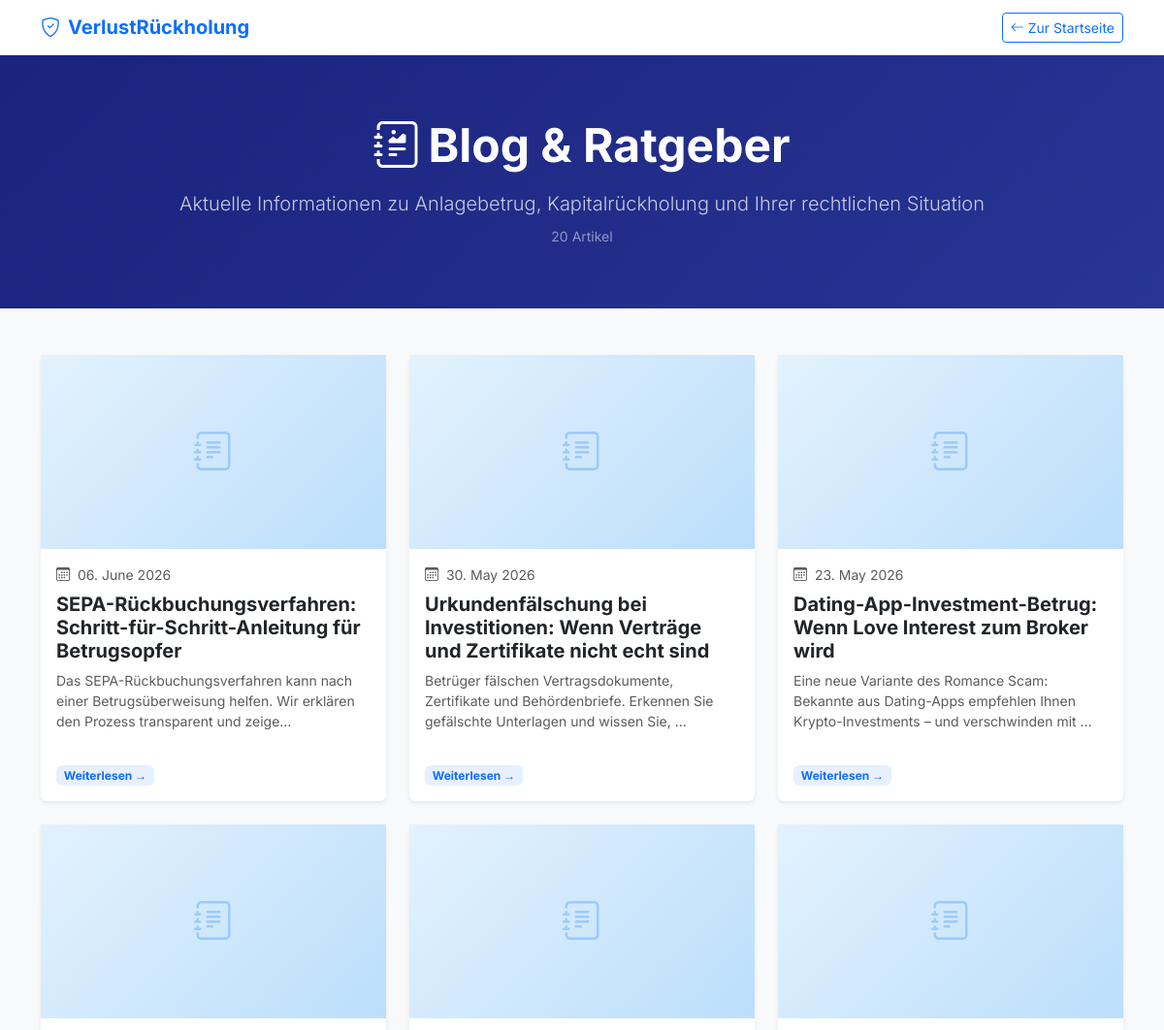
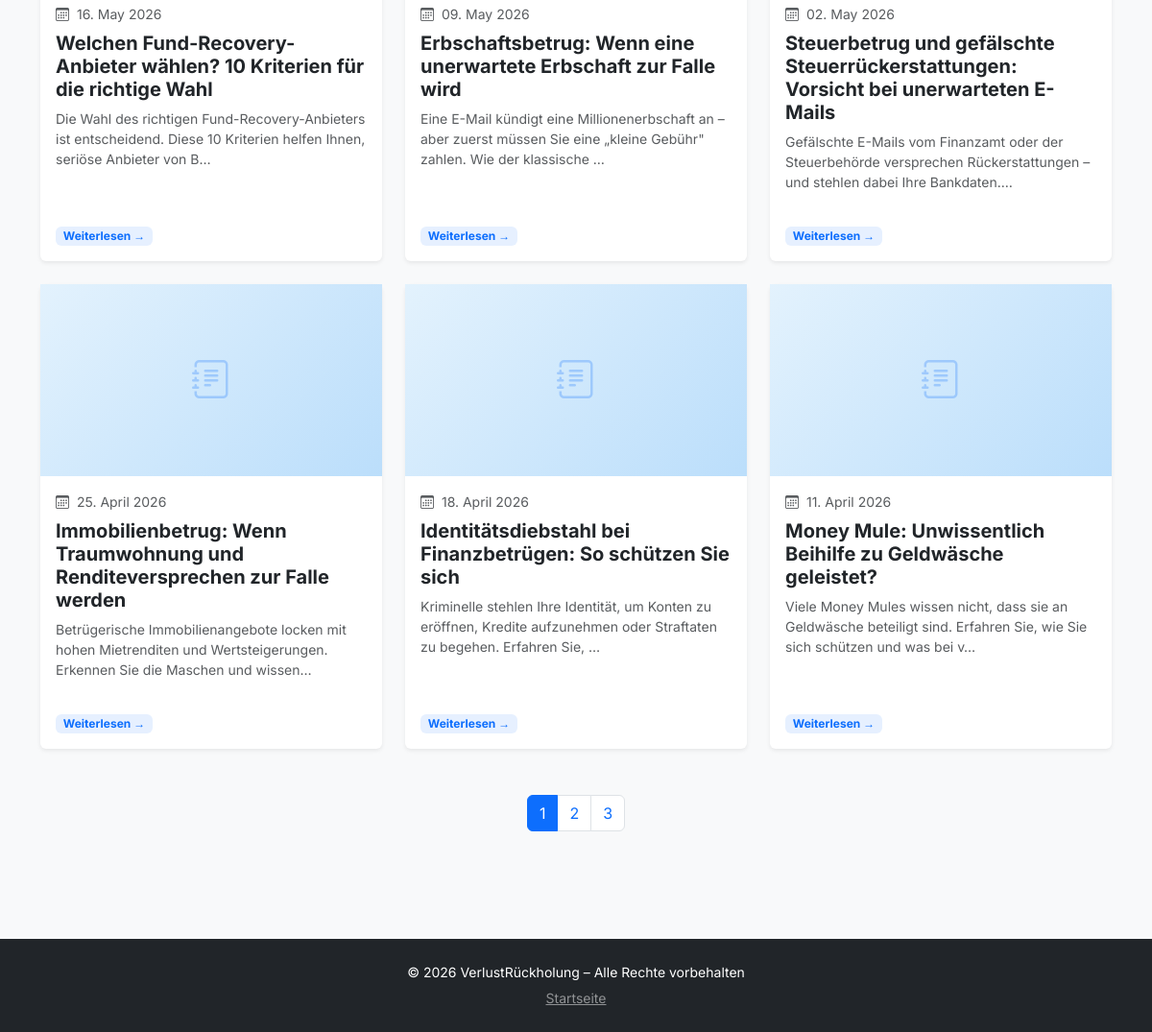
/blog/index.php, run on the app's committed database (2 pictures, top to bottom).
### tables this page shows
CREATE TABLE IF NOT EXISTS blog_posts (
    id               INT AUTO_INCREMENT PRIMARY KEY,
    title            VARCHAR(255) NOT NULL,
    slug             VARCHAR(255) NOT NULL UNIQUE,
    excerpt          TEXT,
    content          LONGTEXT,
    meta_title       VARCHAR(255),
    meta_description TEXT,
    meta_keywords    TEXT,
    featured_image   VARCHAR(512),
    status           ENUM('draft','published') NOT NULL DEFAULT 'draft',
    published_at     DATETIME DEFAULT NULL,
    created_at       TIMESTAMP DEFAULT CURRENT_TIMESTAMP,
    updated_at       TIMESTAMP DEFAULT CURRENT_TIMESTAMP ON UPDATE CURRENT_TIMESTAMP
);

### includes/functions.php (called while the page is built, shortened)
<?php
function get_setting(string $key, string $default = ''): string
{
    static $cache = null;
    if ($cache === null) {
        $cache = [];
        try {
            $pdo  = db_connect();
            $stmt = $pdo->query('SELECT setting_key, setting_value FROM settings');
            foreach ($stmt->fetchAll(PDO::FETCH_ASSOC) as $row) {
                $cache[$row['setting_key']] = (string) $row['setting_value'];
            }
        } catch (PDOException $e) {
            error_log('[VerlustRückholung] get_setting() failed: ' . $e->getMessage());
        }
    }
    return $cache[$key] ?? $default;
}
function get_published_blog_posts(int $page = 1, int $per_page = 10): array
{
    $pdo    = db_connect();
    $offset = ($page - 1) * $per_page;
    $total = (int) $pdo->query("SELECT COUNT(*) FROM blog_posts WHERE status = 'published'")->fetchColumn();
    $stmt = $pdo->prepare(
        "SELECT id, title, slug, excerpt, featured_image, published_at, created_at
         FROM blog_posts WHERE status = 'published'
         ORDER BY COALESCE(published_at, created_at) DESC LIMIT :limit OFFSET :offset"
    );
    $stmt->bindValue(':limit', $per_page, PDO::PARAM_INT);
    $stmt->bindValue(':offset', $offset, PDO::PARAM_INT);
    $stmt->execute();
    return ['data' => $stmt->fetchAll(), 'total' => $total, 'pages' => (int) ceil($total / $per_page)];
}

### blog/index.php (the view, shortened to what this page needs)
<?php
require_once __DIR__ . '/../includes/functions.php';
$page     = max(1, (int) ($_GET['page'] ?? 1));
$per_page = 9;
$result   = get_published_blog_posts($page, $per_page);
$posts    = $result['data'];
$total    = $result['total'];
$pages    = $result['pages'];
$site_url    = rtrim(get_setting('site_url', SITE_URL), '/');
$company     = get_setting('company_name', BRAND_NAME);
?>
<!DOCTYPE html>
<html lang="de">
<head>
    <link href="https://cdn.jsdelivr.net/npm/bootstrap@5.3.3/dist/css/bootstrap.min.css" rel="stylesheet">
    <link href="https://cdn.jsdelivr.net/npm/bootstrap-icons@1.11.3/font/bootstrap-icons.min.css" rel="stylesheet">
    <link href="../assets/css/admin.css" rel="stylesheet">
</head>
<body>
<nav class="navbar navbar-back border-bottom sticky-top">
    <div class="container">
        <a href="../" class="navbar-brand fw-bold text-primary">
            <i class="bi bi-shield-check me-2"></i><?= htmlspecialchars($company, ENT_QUOTES, 'UTF-8') ?>
        </a>
        <a href="../" class="btn btn-outline-primary btn-sm">
            <i class="bi bi-arrow-left me-1"></i>Zur Startseite
        </a>
    </div>
</nav>
<section class="blog-hero">
    <div class="container text-center">
        <h1 class="display-5 fw-bold mb-3">
            <i class="bi bi-journal-richtext me-2"></i>Blog &amp; Ratgeber
        </h1>
        <p class="lead opacity-75 mb-0">
            Aktuelle Informationen zu Anlagebetrug, Kapitalrückholung und Ihrer rechtlichen Situation
        </p>
        <p class="small opacity-50 mt-2"><?= $total ?> Artikel</p>
    </div>
</section>
<main class="container py-5">
    <?php if (empty($posts)): ?>
    <div class="text-center text-muted py-5">
        <i class="bi bi-journal fs-1 d-block mb-3 opacity-25"></i>
        <h4>Noch keine Artikel vorhanden</h4>
        <p>Schauen Sie bald wieder vorbei – wir arbeiten an neuen Inhalten für Sie.</p>
        <a href="../" class="btn btn-primary mt-2">Zur Startseite</a>
    </div>
    <?php else: ?>
    <div class="row g-4">
        <?php foreach ($posts as $post): ?>
        <div class="col-md-6 col-lg-4">
            <div class="card h-100 border-0 shadow-sm blog-card">
                <?php if ($post['featured_image']): ?>
                    <img src="<?= htmlspecialchars($post['featured_image'], ENT_QUOTES, 'UTF-8') ?>"
                         class="card-img-top" alt="<?= htmlspecialchars($post['title'], ENT_QUOTES, 'UTF-8') ?>"
                         loading="lazy">
                <?php else: ?>
                    <div class="card-img-placeholder">
                        <i class="bi bi-journal-text fs-1 text-primary opacity-25"></i>
                    </div>
                <?php endif; ?>
                <div class="card-body d-flex flex-column">
                    <div class="text-muted small mb-2">
                        <i class="bi bi-calendar3 me-1"></i>
                        <?php
                        $date = $post['published_at'] ?: $post['created_at'];
                        echo date('d. F Y', strtotime($date));
                        ?>
                    </div>
                    <h5 class="card-title fw-bold">
                        <a href="<?= htmlspecialchars($post['slug'], ENT_QUOTES, 'UTF-8') ?>"
                           class="text-decoration-none text-dark stretched-link">
                            <?= htmlspecialchars($post['title'], ENT_QUOTES, 'UTF-8') ?>
                        </a>
                    </h5>
                    <?php if ($post['excerpt']): ?>
                    <p class="card-text text-muted small flex-grow-1">
                        <?= htmlspecialchars(mb_substr($post['excerpt'], 0, 120), ENT_QUOTES, 'UTF-8') ?>…
                    </p>
                    <?php endif; ?>
                    <div class="mt-3">
                        <span class="badge bg-primary bg-opacity-10 text-primary small">Weiterlesen →</span>
                    </div>
                </div>
            </div>
        </div>
        <?php endforeach; ?>
    </div>
    <?php if ($pages > 1): ?>
    <nav class="mt-5 d-flex justify-content-center">
        <ul class="pagination">
            <?php for ($p = 1; $p <= $pages; $p++): ?>
            <li class="page-item <?= $p === $page ? 'active' : '' ?>">
                <a class="page-link" href="?page=<?= $p ?>"><?= $p ?></a>
            </li>
            <?php endfor; ?>
        </ul>
    </nav>
    <?php endif; ?>
    <?php endif; ?>
</main>
<footer class="bg-dark text-white py-4 mt-5">
    <div class="container text-center">
        <p class="mb-1 small">&copy; <?= date('Y') ?> <?= htmlspecialchars($company, ENT_QUOTES, 'UTF-8') ?> – Alle Rechte vorbehalten</p>
        <a href="../" class="text-white-50 small">Startseite</a>
    </div>
</footer>
</body>
</html>

### assets/css/admin.css (style rules this page uses)
:root { --admin-sidebar-width: 240px; --admin-sidebar-bg: #0a1628; --admin-topbar-h: 56px; --admin-primary: #0d2b5e; --admin-accent: #f5a623; }
body { font-family: 'Inter', sans-serif; }

### blog/index.php (style rules this page uses)
body { font-family: 'Inter', sans-serif; background: #f8f9fa; }
.blog-hero { background: linear-gradient(135deg, #1a237e 0%, #283593 100%); color: #fff; padding: 4rem 0 3rem; }
.blog-card { transition: transform .2s, box-shadow .2s; }
.blog-card .card-img-placeholder { height: 200px; background: linear-gradient(135deg, #e3f2fd, #bbdefb); display:flex; align-items:center; justify-content:center; }
.navbar-back { background: rgba(255,255,255,.95); backdrop-filter: blur(8px); }

### data on the page
blog_posts: published_at "06. June 2026", title "SEPA-Rückbuchungsverfahren: Schritt-für-Schritt-Anleitung für Betrugsopfer", excerpt "Das SEPA-Rückbuchungsverfahren kann nach einer Betrugsüberweisung helfen. Wir erklären den Prozess transparent und zeige"
blog_posts: published_at "30. May 2026", title "Urkundenfälschung bei Investitionen: Wenn Verträge und Zertifikate nicht echt sind", excerpt "Betrüger fälschen Vertragsdokumente, Zertifikate und Behördenbriefe. Erkennen Sie gefälschte Unterlagen und wissen Sie,"
blog_posts: published_at "23. May 2026", title "Dating-App-Investment-Betrug: Wenn Love Interest zum Broker wird", excerpt "Eine neue Variante des Romance Scam: Bekannte aus Dating-Apps empfehlen Ihnen Krypto-Investments – und verschwinden mit"
blog_posts: published_at "16. May 2026", title "Welchen Fund-Recovery-Anbieter wählen? 10 Kriterien für die richtige Wahl", excerpt "Die Wahl des richtigen Fund-Recovery-Anbieters ist entscheidend. Diese 10 Kriterien helfen Ihnen, seriöse Anbieter von B"
blog_posts: published_at "09. May 2026", title "Erbschaftsbetrug: Wenn eine unerwartete Erbschaft zur Falle wird", excerpt "Eine E-Mail kündigt eine Millionenerbschaft an – aber zuerst müssen Sie eine „kleine Gebühr\" zahlen. Wie der klassische"
blog_posts: published_at "02. May 2026", title "Steuerbetrug und gefälschte Steuerrückerstattungen: Vorsicht bei unerwarteten E-Mails", excerpt "Gefälschte E-Mails vom Finanzamt oder der Steuerbehörde versprechen Rückerstattungen – und stehlen dabei Ihre Bankdaten."
blog_posts: published_at "25. April 2026", title "Immobilienbetrug: Wenn Traumwohnung und Renditeversprechen zur Falle werden", excerpt "Betrügerische Immobilienangebote locken mit hohen Mietrenditen und Wertsteigerungen. Erkennen Sie die Maschen und wissen"
blog_posts: published_at "18. April 2026", title "Identitätsdiebstahl bei Finanzbetrügen: So schützen Sie sich", excerpt "Kriminelle stehlen Ihre Identität, um Konten zu eröffnen, Kredite aufzunehmen oder Straftaten zu begehen. Erfahren Sie,"
blog_posts: published_at "11. April 2026", title "Money Mule: Unwissentlich Beihilfe zu Geldwäsche geleistet?", excerpt "Viele Money Mules wissen nicht, dass sie an Geldwäsche beteiligt sind. Erfahren Sie, wie Sie sich schützen und was bei v"

### other printed values
$company "VerlustRückholung"
$total "20"
